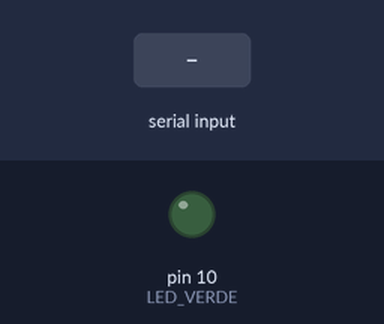
A sketch run on a simulated Arduino Uno, built with avr-gcc and run on an emulated ATmega328P. Shown: output pins drawn as LEDs (lit = HIGH). Inputs (shaded band) come from the test bench.

Above: at 1.2 s.
1.3 s: "1" received over Serial
At 2.3 s:
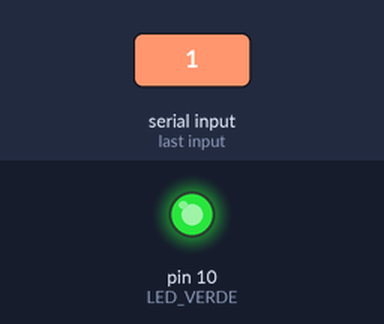
2.8 s: "0" received over Serial
At 3.5 s:
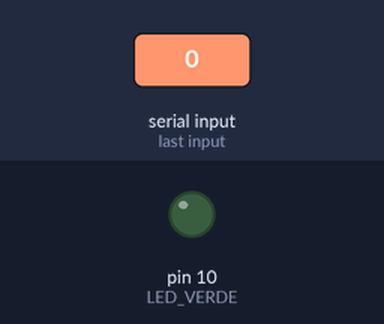
Timing chart, 0 to 5.8 s (numbered marks = the images above; inputs shaded):
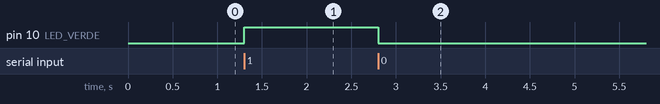

The sketch:

MAO.ino
```cpp
#define LED_VERDE 10

void setup() {
  pinMode(LED_VERDE, OUTPUT);
  Serial.begin(9600);
}

void loop() {
  if (Serial.available() > 0) {
    char comando = Serial.read();

    if (comando == '1') {
      digitalWrite(LED_VERDE, HIGH);
    }
    else if (comando == '0') {
      digitalWrite(LED_VERDE, LOW);
    }
  }
}
```

Measured:
- after the input at 1.3 s, pin 10 (LED_VERDE): LOW → HIGH at once
- after the input at 2.8 s, pin 10 (LED_VERDE): HIGH → LOW at once
